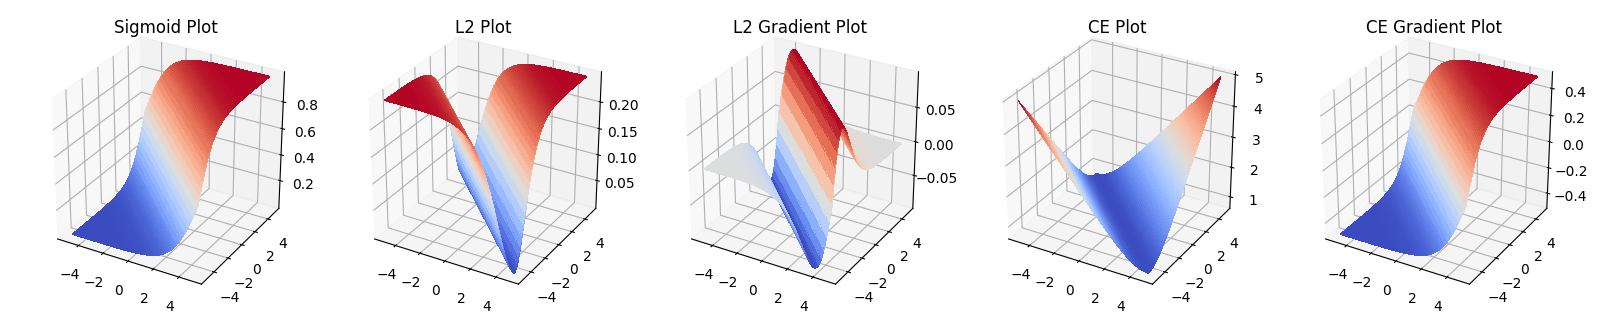

Here is the Python script that generated this plot:
import numpy as np

from mpl_toolkits.mplot3d import Axes3D
import matplotlib.pyplot as plt
from matplotlib import cm

def plot():
	weights = np.arange(-5, 5, 0.01)
	bias = np.arange(-5, 5, 0.01)

	W, B = np.meshgrid(weights, bias)

	power = -1.0 * (W + B)
	Ypred = 1.0 + np.exp(power)
	Ypred = 1.0 / Ypred
	Yexp = np.tile(0.5, Ypred.shape)

	Ydiff = Ypred - Yexp

	L2_Gradient = 2.0 * Ydiff * (1.0 - Ypred) * Ypred

	L2_Loss = Ydiff * Ydiff
	CE_Loss = -1.0 * (Yexp * np.log(Ypred) + (1.0 - Yexp) * np.log(1.0 - Ypred))

	# CE_Gradient = W * (Yexp * (Ypred - 1) + Ypred * (Yexp - 1))
	# CE_Gradient = ((-1.0 * Yexp / Ypred) + ((Yexp - 1) / (1 - Ypred))) * W * (1 - Ypred) * Ypred
	# CE_Gradient = (2.0 * Yexp - 1.0) * Ypred - Yexp
	CE_Gradient = Ypred - Yexp

	fig = plt.figure(figsize=plt.figaspect(0.2))

	ax = fig.add_subplot(1, 5, 1, projection='3d')
	ax.plot_surface(W, B, Ypred, cmap=cm.coolwarm, linewidth=0, antialiased=False)
	ax.set_title('Sigmoid Plot')

	ax = fig.add_subplot(1, 5, 2, projection='3d')
	ax.plot_surface(W, B, L2_Loss, cmap=cm.coolwarm, linewidth=0, antialiased=False)
	ax.set_title('L2 Plot')

	ax = fig.add_subplot(1, 5, 3, projection='3d')
	ax.plot_surface(W, B, L2_Gradient, cmap=cm.coolwarm, linewidth=0, antialiased=False)
	ax.set_title('L2 Gradient Plot')

	ax = fig.add_subplot(1, 5, 4, projection='3d')
	ax.plot_surface(W, B, CE_Loss, cmap=cm.coolwarm, linewidth=0, antialiased=False)
	ax.set_title('CE Plot')

	ax = fig.add_subplot(1, 5, 5, projection='3d')
	ax.plot_surface(W, B, CE_Gradient, cmap=cm.coolwarm, linewidth=0, antialiased=False)
	ax.set_title('CE Gradient Plot')

	fig.tight_layout()
	plt.show()


plot()
